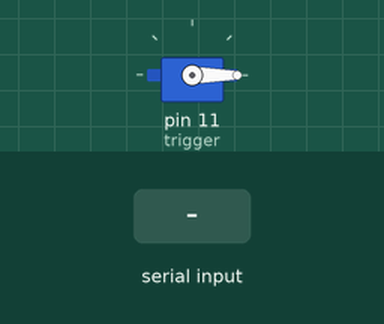
Recording of a sketch running on a simulated Arduino Uno, built with avr-gcc and run on an emulated ATmega328P. Parts: servo. The test bench sets the inputs (shaded band).

Above: at 1.2 s.
1.3 s: "f" received over Serial
At 1.6 s:
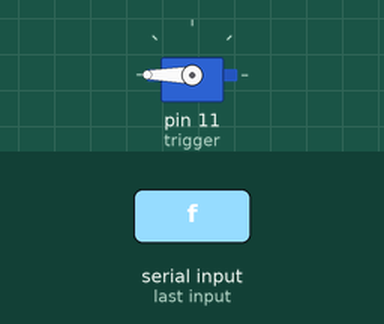
2.8 s: "1" received over Serial
At 3.9 s:
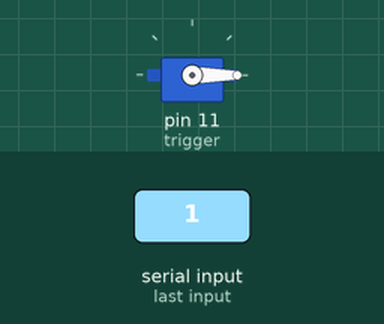
Timing chart, 0 to 5.8 s (numbered marks = the images above; inputs shaded):
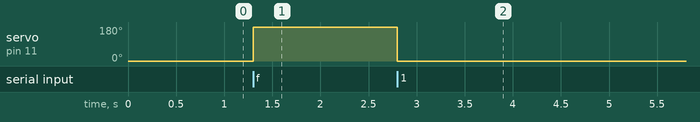

The sketch:

sketch_jun15a.ino
```cpp
#include <Servo.h>

Servo trigger;
void setup() {
  trigger.attach(11);
  Serial.begin(57600);
  trigger.write(0);
}

void loop() {

  if(Serial.available() >0){
  char ch = Serial.read();
  if(ch == 'f'){
    trigger.write(180);
    delay(1000);
  }else
  {
    trigger.write(0);
  }


  }
}
```

Measured:
- after the input at 1.3 s, servo on pin 11 (trigger): 0° → 180° at once
- after the input at 2.8 s, servo on pin 11 (trigger): 180° → 0° at once
